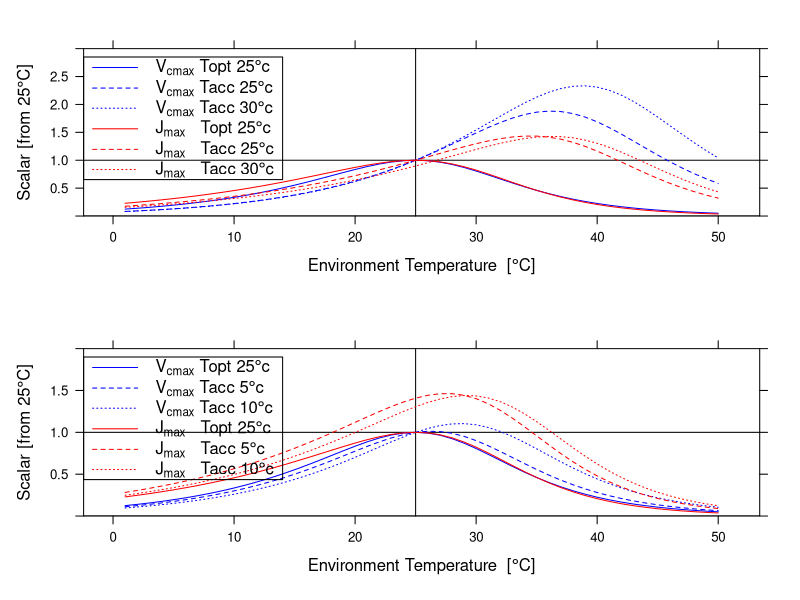

Generate this figure with R:
#################################
#
# Kattge & Knorr 2007 temperature scaling and acclimation of photosynthetic parameters
# As implemented in SDGVM
#
# Anthony Walker (walkerap@ornl.gov)
# 21 Jan 2016
#
#################################

# functions
# use fixed delta S based on optimum temperature and other parameters
f_topt_dS <- function(topt,pars,R=8.31446) {
  # no statement to account for Jmax difference in topt
  # - Eq 2 K&K 2007
  
  pars$Hd/(topt+273.15) + ( R*log(pars$Ha/(pars$Hd-pars$Ha)) )
}

# employ Kattge&Knorr scaling of delta S based on mean growth temp 
f_tacc_dS <- function(tgrowth,jv='v') {
  # - Table 3 K&K 2007
  if(jv=='v') 668.39 - 1.07*tgrowth else 659.70 - 0.75*tgrowth  
}

# see Medlyn etal 2002 or Kattge&Knorr 2007  
f_t_scalar <- function(Tsk,Trk,pars,R=8.31446) {
  # This function is written to give the temperature scalar on a parameter at a reference temperature (Trk) 
  # to an environment temperature (Tsk) 
  
  exp(pars$Ha*(Tsk-Trk) / (R*Tsk*Trk)) * ( 
    (1 + exp((Trk*pars$dS-pars$Hd) / (Trk*R)) ) 
    /(1 + exp((Tsk*pars$dS-pars$Hd) / (Tsk*R)) ) )    
}

f_JV_ratio <- function(tgrowth,Tr) {
  # - Table 3 K&K 2007
  # - this function returns the ratio of the JV ratio at the acclimated temp to the JV ratio at the reference temp
  # - the reference temperture (usuallly 25oC) is assumed to be both the measurement temp and the acclimated temp of the reference J and V values   
  
  ((2.59-0.035*tgrowth)/(2.59-0.035*Tr))
}

# see K&K 2007
f_kkt_scalar <- function(Ts,Tr=25,pars,topt=25,tacc=F,tgrowth=25) {
  
  # calculate temps in kelvin
  Tsk <- Ts + 273.15
  Trk <- Tr + 273.15
  
  # calculate deltaS
  # K&K 2007 Table 3 - only deltaS and the Jmax:Vcmax ratio significantly acclimate to growth temperature
  deltaS <- if(tacc) f_tacc_dS(tgrowth,pars$jv) else f_topt_dS(topt,pars)
  
  # add to pars
  pars <- c(pars,dS=deltaS)
#   for(i in 2:4) pars[[i]] <- pars[[i]]*1e-3
#   print(pars)
  
  # calculate temperature scalar
  t_scalar <- f_t_scalar(Tsk,Trk,pars) 
  
  # adjust jmax:vcmax ratio based on growth temp
  if(pars$jv=='j'&tacc) t_scalar * f_JV_ratio(tgrowth,Tr)  else t_scalar
  
}



# non temperature dependent parameters
# - Table 3 K&K 2007
p_vcmax <- list(jv='v',Ha=71513,Hd=200000) 
p_jmax  <- list(jv='j',Ha=49884,Hd=200000) 
         


# plots
library(lattice)
ts <- 1:50
p1 <- 
xyplot(f_kkt_scalar(ts,pars=p_vcmax)+
         f_kkt_scalar(ts,pars=p_vcmax,tacc=T)+
         f_kkt_scalar(ts,pars=p_vcmax,tacc=T,tgrowth=30)+
         f_kkt_scalar(ts,pars=p_jmax)+
         f_kkt_scalar(ts,pars=p_jmax,tacc=T)+
         f_kkt_scalar(ts,pars=p_jmax,tacc=T,tgrowth=30)~
         ts,
       type='l',lty=1:3,col=rep(c('blue','red'),each=3),ylim=c(0,3),
       xlab=expression('Environment Temperature  ['*degree*C*']'),
       ylab=expression('Scalar [from 25'*degree*C*']'),
       abline=list(h=0:1,v=c(25)),
       key=list(corner=c(0,1),x=0,y=0.95,border=T,
                lines=list(lty=1:3,col=rep(c('blue','red'),each=3)),
                text=list(c(expression(V[cmax]*' Topt 25'*degree*c),
                          expression(V[cmax]*' Tacc 25'*degree*c),
                          expression(V[cmax]*' Tacc 30'*degree*c),
                          expression(J[max]*'   Topt 25'*degree*c),
                          expression(J[max]*'   Tacc 25'*degree*c),
                          expression(J[max]*'   Tacc 30'*degree*c)
                          ))) )

p2 <-
xyplot(f_kkt_scalar(ts,pars=p_vcmax)+
         f_kkt_scalar(ts,pars=p_vcmax,tacc=T,tgrowth=5)+
         f_kkt_scalar(ts,pars=p_vcmax,tacc=T,tgrowth=10)+
         f_kkt_scalar(ts,pars=p_jmax)+
         f_kkt_scalar(ts,pars=p_jmax,tacc=T,tgrowth=5)+
         f_kkt_scalar(ts,pars=p_jmax,tacc=T,tgrowth=10)~
         ts,
       type='l',lty=1:3,col=rep(c('blue','red'),each=3),ylim=c(0,2),
       xlab=expression('Environment Temperature  ['*degree*C*']'),
       ylab=expression('Scalar [from 25'*degree*C*']'),
       abline=list(h=0:1,v=c(25)),
       key=list(corner=c(0,1),x=0,y=0.95,border=T,
                lines=list(lty=1:3,col=rep(c('blue','red'),each=3)),
                text=list(c(expression(V[cmax]*' Topt 25'*degree*c),
                          expression(V[cmax]*' Tacc 5'*degree*c),
                          expression(V[cmax]*' Tacc 10'*degree*c),
                          expression(J[max]*'   Topt 25'*degree*c),
                          expression(J[max]*'   Tacc 5'*degree*c),
                          expression(J[max]*'   Tacc 10'*degree*c)
                          ))) )

pdf('K&K 2007 Temp acclimation.pdf',width=8,height=8)
print(p1,split=c(1,1,1,2),more=T)
print(p2,split=c(1,2,1,2),more=F)
dev.off()
